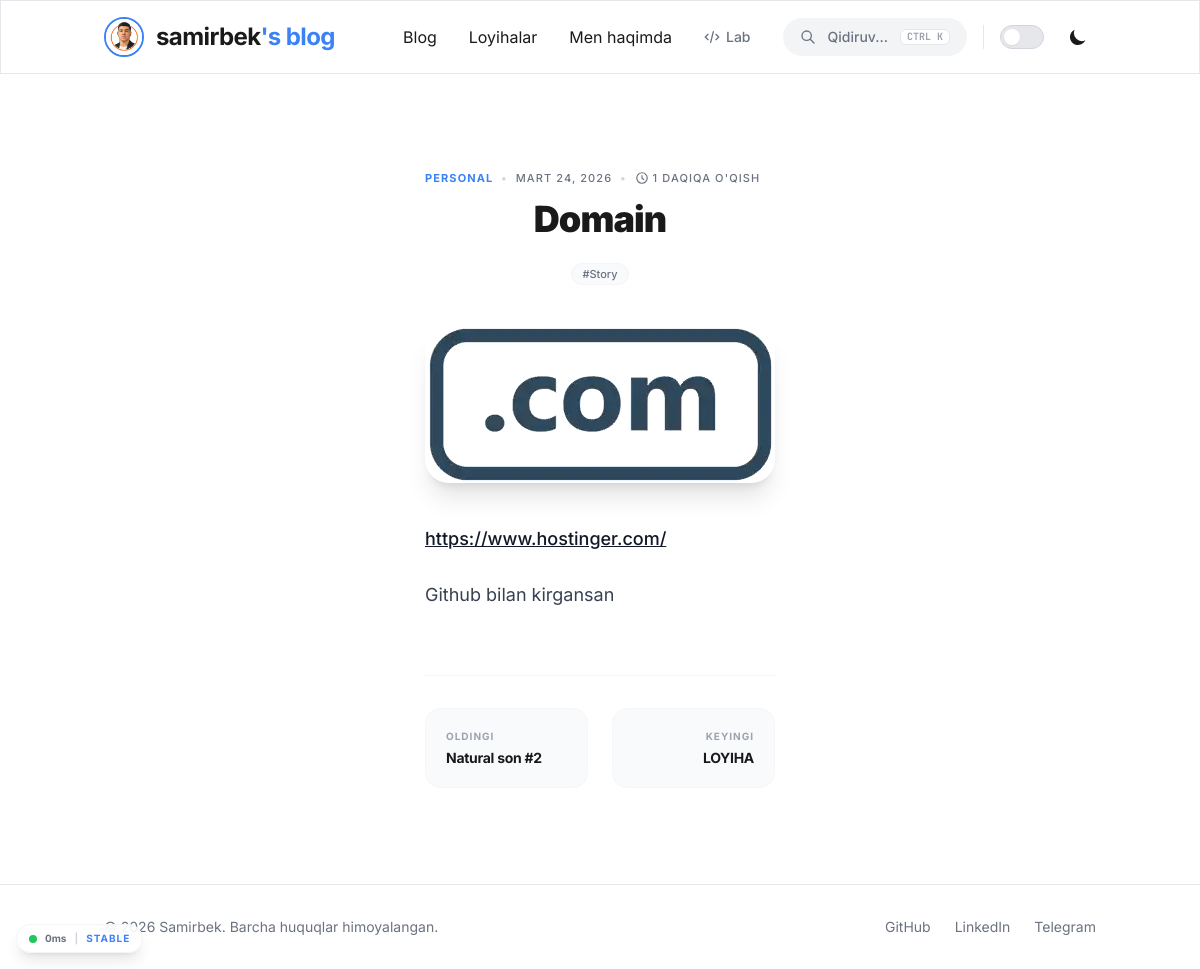
/blog/domain/, run on the app's committed database.
### blog/models.py (models this page shows, shortened)
class Post(models.Model):
    title = models.CharField(max_length=200)
    slug = models.SlugField(unique=True, blank=True)
    summary = models.TextField(max_length=500)
    content = MarkdownxField()
    category = models.ForeignKey(Category, on_delete=models.CASCADE, related_name='posts')
    tags = models.ManyToManyField(Tag, related_name='posts')
    featured_image = models.ImageField(upload_to='blog_images/', blank=True, null=True)
    is_published = models.BooleanField(default=False)
    featured = models.BooleanField(default=False)
    markdown_path = models.CharField(max_length=500, blank=True, null=True)
    created_at = models.DateTimeField(auto_now_add=True)
    updated_at = models.DateTimeField(auto_now=True)
    class Meta:
        ordering = ['-created_at']
    @property
    def read_time(self):
        words = len(str(self.content).split())
        read_time_mins = max(1, words // 200) # 200 words per minute average
        return read_time_mins
    def get_absolute_url(self):
        return reverse('blog:blog_detail', kwargs={'slug': self.slug})

class Category(models.Model):
    name = models.CharField(max_length=100)
    slug = models.SlugField(unique=True)
    class Meta:
        verbose_name_plural = "Categories"

class Tag(models.Model):
    name = models.CharField(max_length=100)
    slug = models.SlugField(unique=True)

### blog/views.py (the view)
# urls.py: path('blog/<slug:slug>/', views.BlogDetailView.as_view(), name='blog_detail'),
class BlogDetailView(DetailView):
    model = Post
    template_name = 'blog/blog_detail.html'
    context_object_name = 'post'
    def get_queryset(self):
        if self.request.user.is_superuser:
            return Post.objects.all()
        return Post.objects.filter(is_published=True)
    def get_context_data(self, **kwargs):
        context = super().get_context_data(**kwargs)
        context['next_post'] = Post.objects.filter(is_published=True, created_at__gt=self.object.created_at).order_by('created_at').first()
        context['prev_post'] = Post.objects.filter(is_published=True, created_at__lt=self.object.created_at).order_by('-created_at').first()
        try:
            import git
            repo = git.Repo(search_parent_directories=True)
            commits = list(repo.iter_commits(max_count=5))
            context['git_history'] = [{
                'hash': c.hexsha[:7],
                'message': c.message.strip(),
                'date': c.committed_datetime,
            } for c in commits]
        except Exception:
            context['git_history'] = []
        return context

### templates/blog/blog_detail.html (shortened to what this page needs)
{% extends 'base.html' %}
{% load blog_tags %}
{% block content %}
<article class="max-w-3xl mx-auto py-12">
    <header class="mb-10 text-center">
        <div class="flex flex-col md:flex-row md:items-center justify-between gap-4 mb-3">
        <div class="flex items-center space-x-2 text-blue-500 font-bold uppercase tracking-widest text-[11px] flex-wrap justify-center">
            <span>{{ post.category.name }}</span>
            <span class="text-gray-300">•</span>
            <span class="text-gray-500 font-medium">{{ post.created_at|date:"F d, Y" }}</span>
            <span class="text-gray-300 hidden sm:inline">•</span>
            <span class="text-gray-500 font-medium flex items-center gap-1">
                <svg class="w-3.5 h-3.5" fill="none" stroke="currentColor" viewBox="0 0 24 24"><path stroke-linecap="round" stroke-linejoin="round" stroke-width="2" d="M12 8v4l3 3m6-3a9 9 0 11-18 0 9 9 0 0118 0z"></path></svg>
                {{ post.read_time }} daqiqa o'qish
            </span>
        </div>
    </div>
        <h1 class="text-3xl md:text-4xl font-black mb-6 leading-[1.2] tracking-tight">
            {{ post.title }}
        </h1>
        <div class="flex justify-center gap-2 mb-10">
            {% for tag in post.tags.all %}
            <span class="px-2.5 py-0.5 bg-gray-50 dark:bg-gray-800/50 border border-gray-100 dark:border-gray-700/50 rounded-full text-[11px] text-gray-500 font-medium">#{{ tag.name }}</span>
            {% endfor %}
        </div>
        {% if post.featured_image %}
        <img src="{{ post.featured_image.url }}" alt="{{ post.title }}" class="w-full rounded-3xl shadow-xl mb-10">
        {% endif %}
    </header>
    <div class="prose prose-lg dark:prose-invert max-w-none">
        {{ post.content|markdownify }}
    </div>
    <div class="mt-16 pt-8 border-t border-gray-100 dark:border-gray-800 grid grid-cols-1 sm:grid-cols-2 gap-6">
        {% if prev_post %}
        <a href="{{ prev_post.get_absolute_url }}" class="group p-5 bg-gray-50 dark:bg-gray-800/40 rounded-2xl border border-gray-100/50 dark:border-gray-700/30 hover:bg-blue-50 dark:hover:bg-blue-900/10 transition-all">
            <span class="text-[10px] font-bold text-gray-400 uppercase tracking-widest block mb-1">Oldingi</span>
            <h4 class="text-sm font-bold group-hover:text-blue-600 transition-colors line-clamp-2 leading-snug">{{ prev_post.title }}</h4>
        </a>
        {% else %}
        <div class="hidden sm:block"></div>
        {% endif %}
        {% if next_post %}
        <a href="{{ next_post.get_absolute_url }}" class="group p-5 bg-gray-50 dark:bg-gray-800/40 rounded-2xl border border-gray-100/50 dark:border-gray-700/30 hover:bg-blue-50 dark:hover:bg-blue-900/10 transition-all text-right">
            <span class="text-[10px] font-bold text-gray-400 uppercase tracking-widest block mb-1">Keyingi</span>
            <h4 class="text-sm font-bold group-hover:text-blue-600 transition-colors line-clamp-2 leading-snug">{{ next_post.title }}</h4>
        </a>
        {% endif %}
    </div>
</article>
<link rel="stylesheet" href="https://cdnjs.cloudflare.com/ajax/libs/highlight.js/11.9.0/styles/github-dark-dimmed.min.css">
{% endblock %}

### static/css/index.css (style rules this page uses)
:root { --bg-primary: #ffffff; --text-primary: #1a1a1a; --accent: #3b82f6; }
body { font-family: 'Inter', sans-serif; background-color: var(--bg-primary); color: var(--text-primary); transition: background-color 0.3s ease, color 0.3s ease; }
h1, h2, h3, h4 { letter-spacing: -0.02em; font-weight: 700; }

### templates/blog/blog_detail.html (style rules this page uses)
.prose p { @apply text-lg text-gray-700 dark:text-gray-300 mb-6 leading-relaxed; }

### templates/base.html (style rules this page uses)
body { top: 0 !important; }

### data on the page
Post: category.name "PERSONAL", created_at "MART 24, 2026", read_time "1", title "Domain", featured_image (picture), content "https://www.hostinger.com/ Github bilan kirgansan"
Tag: name "Story"
Post: title "Natural son #2"
Post: title "LOYIHA"
